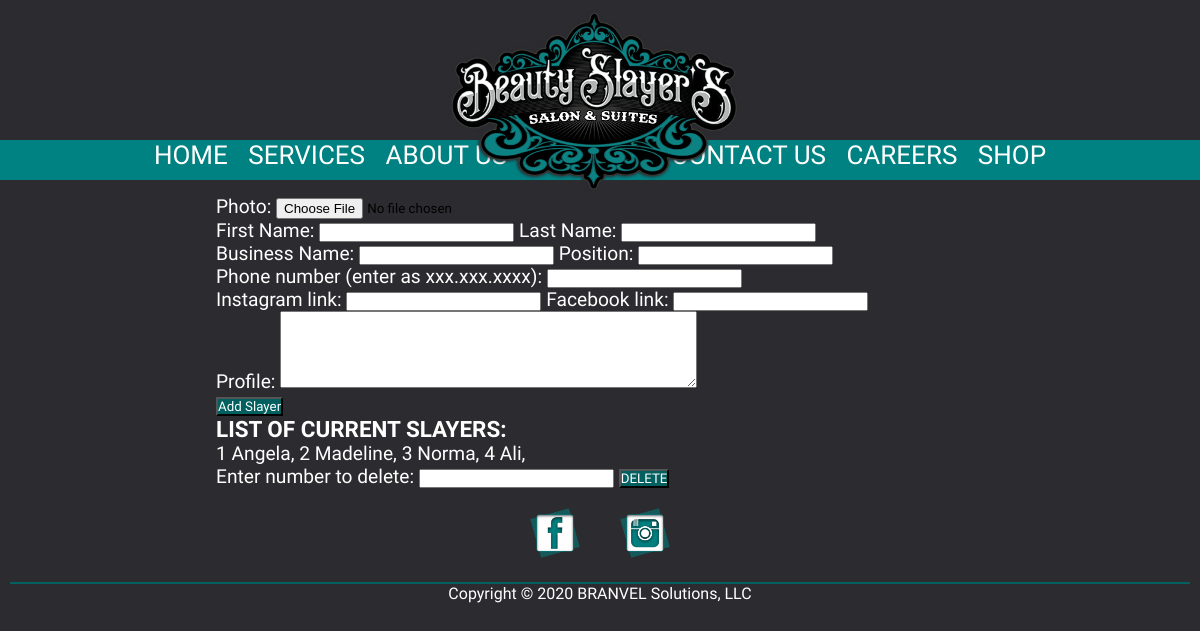
Page /add on the committed database.
### tables this page shows
CREATE TABLE 'main' ('photo' text, 'firstName' text, 'lastName' text, 'businessName' text, 'position' text, 'phone' text, 'instaGram' text, 'faceBook' text, 'profile' text, 'other'  INTEGER PRIMARY KEY  );

### app.py (the view, shortened to what this page needs)
@app.route('/add', methods=["GET", "POST"])
def add():
    if request.method == "GET":
        conn = sqlite3.connect(DATABASE)
        cur = conn.cursor()
        cur.execute("SELECT * FROM main ORDER BY other")
        slayerList = cur.fetchall()
        return render_template("add.html", slayerList=slayerList)

### templates/add.html
{% extends 'layout.html' %}
{% block body %}
<form class="addForm" onsubmit=action="/add" method="post">
  <label for="photo">Photo: </label><input type="file" id="photo" name="photo"><br>
  <label for="fName">First Name: </label><input type="text" id="fName" name="fName">
  <label for="lName">Last Name: </label><input type="text" id="lName" name="lName"><br>
  <label for="bName">Business Name: </label><input type="text" id="bName" name="bName">
  <label for="position">Position: </label><input type="text" id="position" name="position"><br>
  <label for="phone">Phone number (enter as xxx.xxx.xxxx): </label><input type="text" id="phone" name="phone"><br>
  <label for="instagram">Instagram link: </label><input type="text" id="instagram" name="instagram">
  <label for="facebook">Facebook link: </label><input type="text" id="facebook" name="facebook"><br>
  <label for="profile">Profile: </label><textarea id="profile" name="profile" rows="5" cols="50"></textarea>
  <br>
  <button value="submit" name="submit" type="submit">Add Slayer</button>
</form>
<h3>List of current slayers:</h3>
{%for slayer in slayerList%}
{{slayer[9]}} {{slayer[1]}},
{%endfor%}
<form class="deleteForm" onsubmit=action="/add" method="post">
  <label>Enter number to delete: </label><input type="text" id="other" name="other">
  <button value="delete" name="delete" type="delete">DELETE</button>
</form>
{% endblock %}

### static/main.css (style rules this page uses)
* { margin: 0; padding: 0; text-decoration: none; font-family: "saira condensed", Arial, Helvetica, sans-serif; color: white; }
body { background-color: #2c2c30; }
h3 { text-transform: uppercase; }
button { background-color: #025f5f; }
input { color: black; }
textarea { color: black; }

### rows in the picture
main: other "1", firstName "Angela"
main: other "2", firstName "Madeline"
main: other "3", firstName "Norma"
main: other "4", firstName "Ali"
